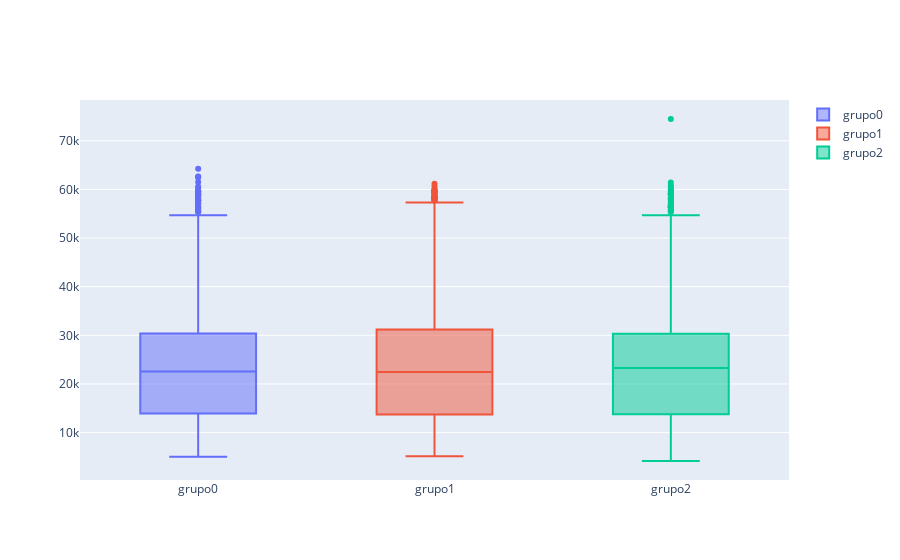

The notebook cell this image was saved under:
### Code cell
# dict for the dataframes and their names
dfs = {"grupo0" : grupo0, "grupo1": grupo1, "grupo2" : grupo2}

# plot the data
fig = go.Figure()

for i in dfs:
    fig = fig.add_trace(go.Box(y = dfs[i]["Costo_Anual_Estudio"], 
                                   name = i))
fig.show()

### Figure 1 — Plotly figure (JSON) as saved in the notebook; plotly's stock layout.template omitted (floating-point values rounded to 4 significant figures; data arrays with more than 128 entries replaced by an {"elided": "..."} marker saying what was removed)
{"data": [{"name": "grupo0", "type": "box", "y": {"elided": "1259 int values"}}, {"name": "grupo1", "type": "box", "y": {"elided": "1584 int values"}}, {"name": "grupo2", "type": "box", "y": {"elided": "904 int values"}}], "layout": {}}
